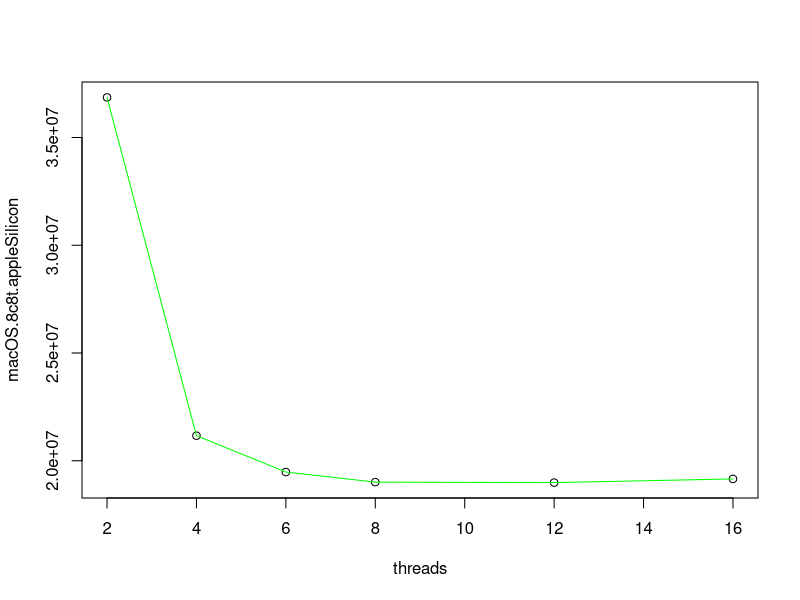
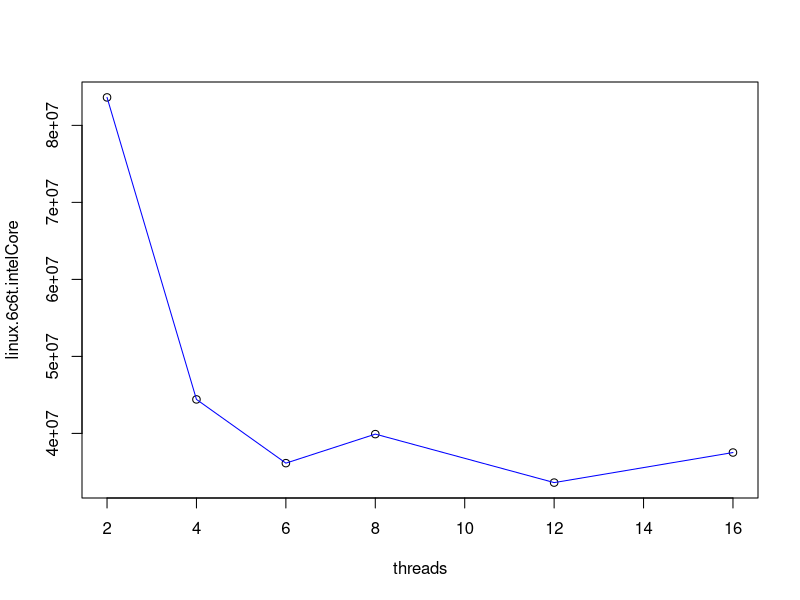

These charts were generated, in order, by the following R code: (Note: this script raises an error after producing the figures.)

macOS.8c8t.appleSilicon <- c(36859924,21162700,19475740,19008514,18986397,19156994)
linux.6c6t.intelCore <- c(83629287, 44414419, 36138871,39909160, 33613634, 37518551)
wsl.8t16t.amdRyzen <- c(28652192, 13034974, 9231794, 7346610)

threads <- c(2, 4, 6, 8, 12, 16)

fitApple <- lm(macOS.8c8t.appleSilicon ~ poly(threads, 6, raw = TRUE))
plot(macOS.8c8t.appleSilicon ~ threads)
lines(threads, predict(fitApple, data.frame(x = threads)), col = 'green')

fitIntel <- lm(linux.6c6t.intelCore ~ poly(threads, 6, raw = TRUE))
plot(linux.6c6t.intelCore ~ threads,)
lines(threads, predict(fitIntel, data.frame(x = threads)), col = 'blue')

fitAmd <- lm(wsl.8t16t.amdRyzen ~ poly(threads, 6, raw = TRUE))
plot(wsl.8t16t.amdRyzen ~ threads)
lines(threads, predict(fitAmd, data.frame(x = threads)), col = 'orange')
